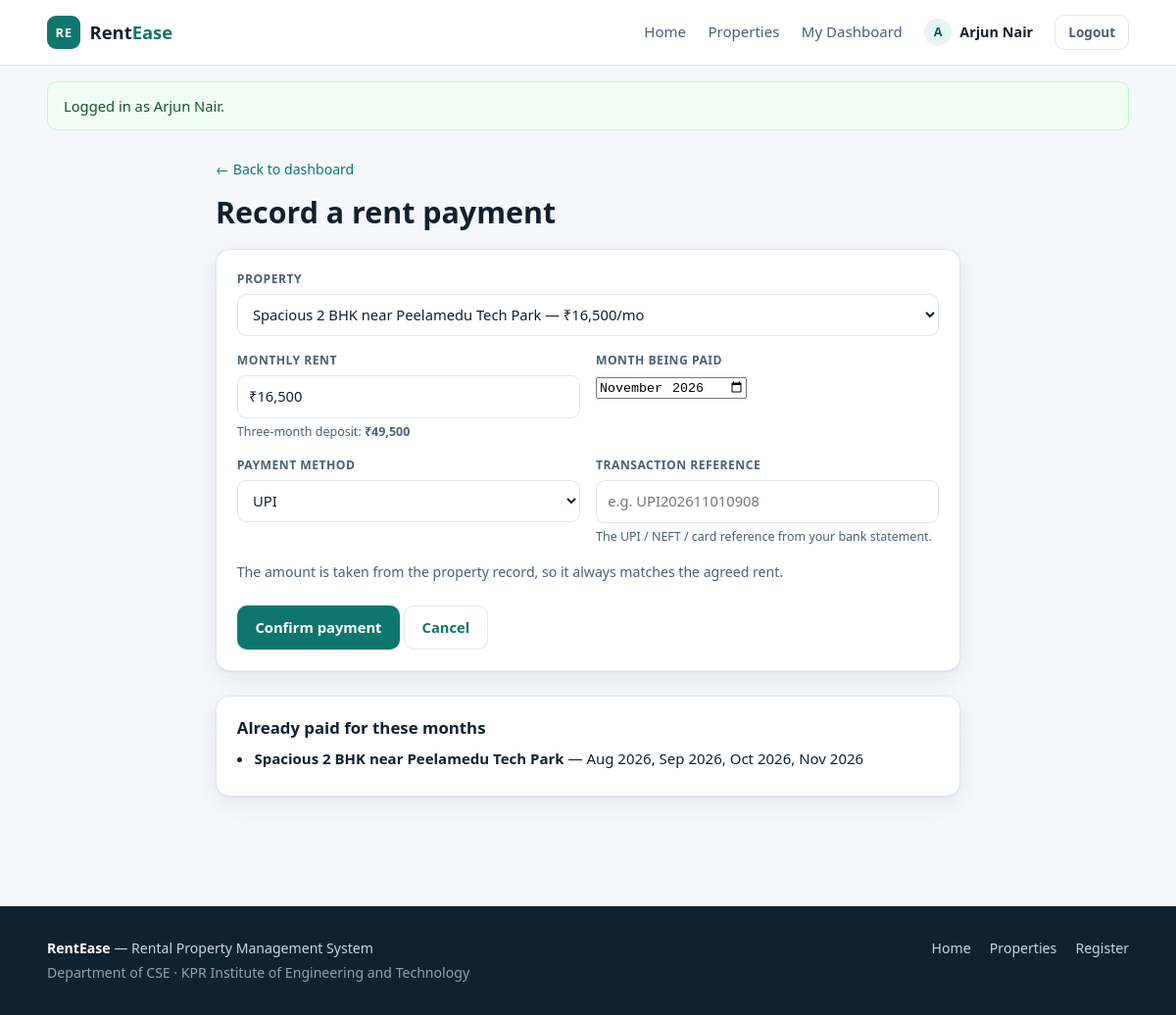
Page /pay_rent.php (signed in) on the committed database.
### tables this page shows
CREATE TABLE properties (
    property_id   INT AUTO_INCREMENT PRIMARY KEY,
    owner_id      INT NOT NULL,
    title         VARCHAR(120) NOT NULL,
    description   TEXT,
    property_type ENUM('Apartment','Independent House','Villa','PG / Hostel','Studio') NOT NULL,
    bhk           TINYINT NOT NULL,
    city          VARCHAR(60) NOT NULL,
    locality      VARCHAR(80) NOT NULL,
    address       VARCHAR(200) NOT NULL,
    rent_amount   DECIMAL(10,2) NOT NULL,
    deposit       DECIMAL(10,2) NOT NULL DEFAULT 0,
    area_sqft     INT NOT NULL,
    furnishing    ENUM('Unfurnished','Semi-Furnished','Fully-Furnished') NOT NULL,
    available_from DATE NOT NULL,
    status        ENUM('available','occupied','inactive') NOT NULL DEFAULT 'available',
    cover_image   VARCHAR(200),
    created_at    TIMESTAMP DEFAULT CURRENT_TIMESTAMP,
    CONSTRAINT fk_prop_owner FOREIGN KEY (owner_id)
        REFERENCES users(user_id) ON DELETE CASCADE,
    INDEX idx_city     (city),
    INDEX idx_rent     (rent_amount),
    INDEX idx_bhk      (bhk),
    INDEX idx_status   (status)
);

### config/db.php (called while the page is built, shortened)
<?php
function db(): PDO
{
    static $pdo = null;
    if ($pdo instanceof PDO) {
        return $pdo;
    }
    if (USE_MYSQL) {
        try {
            $dsn = sprintf('mysql:host=%s;port=%d;dbname=%s;charset=utf8mb4',
                DB_HOST, DB_PORT, DB_NAME);
            $pdo = new PDO($dsn, DB_USER, DB_PASS, [
                PDO::ATTR_ERRMODE            => PDO::ERRMODE_EXCEPTION,
                PDO::ATTR_DEFAULT_FETCH_MODE => PDO::FETCH_ASSOC,
                PDO::ATTR_EMULATE_PREPARES   => false,
            ]);
            return $pdo;
        } catch (PDOException $e) {
        }
    }
    $pdo = sqlite_connect();
    return $pdo;
}

### includes/functions.php (called while the page is built, shortened)
<?php
require_once __DIR__ . '/../config/db.php';
function e(?string $value): string
{
    return htmlspecialchars((string) $value, ENT_QUOTES, 'UTF-8');
}
function money(float|string $amount): string
{
    return '₹' . number_format((float) $amount, 0, '.', ',');
}
function old(string $key, string $default = ''): string
{
    return e($_POST[$key] ?? $default);
}
function month_label(string $date): string
{
    return date('M Y', strtotime($date));
}

### pay_rent.php (the view, shortened to what this page needs)
<?php
require_once __DIR__ . '/includes/functions.php';
$uid = (int) current_user()['user_id'];
$rentals = db()->prepare(
    'SELECT p.property_id, p.title, p.rent_amount, p.deposit
       FROM applications a
       JOIN properties p ON p.property_id = a.property_id
      WHERE a.tenant_id = ? AND a.status = "approved"
      ORDER BY p.title'
);
$rentals->execute([$uid]);
$rentals = $rentals->fetchAll();
$paidMonths = [];
if ($rentals) {
    $s = db()->prepare('SELECT property_id, pay_month FROM payments WHERE tenant_id = ?');
    $s->execute([$uid]);
    foreach ($s->fetchAll() as $row) {
        $paidMonths[$row['property_id']][] = $row['pay_month'];
    }
}
$defaultProp = (int) ($_POST['property_id'] ?? ($rentals[0]['property_id'] ?? 0));
$defaultRent = 0.0;
foreach ($rentals as $r) {
    if ((int) $r['property_id'] === $defaultProp) {
        $defaultRent = (float) $r['rent_amount'];
    }
}
require __DIR__ . '/includes/header.php';
?>
<section class="section" style="padding-top:1.8rem">
  <div class="wrap" style="max-width:760px">
    <p class="muted"><a href="tenant_dashboard.php">← Back to dashboard</a></p>
    <h1>Record a rent payment</h1>
    <?php if (!$rentals): ?>
      <div class="panel empty">
        <strong>No approved rentals</strong>
        Rent can be recorded only for a property whose application the owner approved.
        <p style="margin-top:1rem"><a class="btn" href="properties.php">Browse properties</a></p>
      </div>
    <?php else: ?>
      <form class="panel" method="post" action="pay_rent.php" data-validate>
        <div class="form-grid">
          <div class="field full">
            <label for="property_id">Property</label>
            <select id="property_id" name="property_id" required>
              <?php foreach ($rentals as $r): ?>
                <option value="<?= (int) $r['property_id'] ?>"
                        <?= (int) $r['property_id'] === $defaultProp ? 'selected' : '' ?>>
                  <?= e($r['title']) ?> — <?= money($r['rent_amount']) ?>/mo
                </option>
              <?php endforeach; ?>
            </select>
          </div>
          <div class="field">
            <label for="rent_amount">Monthly rent</label>
            <input type="text" id="rent_amount" name="rent_amount"
                   value="<?= money($defaultRent) ?>" readonly>
            <div class="hint">Three-month deposit:
              <strong id="depositPreview"><?= money($defaultRent * 3) ?></strong></div>
          </div>
          <div class="field">
            <label for="pay_month">Month being paid</label>
            <input type="month" id="pay_month" name="pay_month"
                   value="<?= e($_POST['pay_month'] ?? date('Y-m')) ?>" required>
          </div>
          <div class="field">
            <label for="method">Payment method</label>
            <select id="method" name="method" required>
              <?php foreach (['UPI', 'Net Banking', 'Card', 'Cash'] as $m): ?>
                <option value="<?= $m ?>" <?= ($_POST['method'] ?? '') === $m ? 'selected' : '' ?>>
                  <?= $m ?></option>
              <?php endforeach; ?>
            </select>
          </div>
          <div class="field">
            <label for="txn_ref">Transaction reference</label>
            <input type="text" id="txn_ref" name="txn_ref" maxlength="40"
                   value="<?= old('txn_ref') ?>" placeholder="e.g. UPI202611010908" required>
            <div class="hint">The UPI / NEFT / card reference from your bank statement.</div>
          </div>
        </div>
        <p class="muted" style="margin-top:1rem">
          The amount is taken from the property record, so it always matches the agreed rent.
        </p>
        <button class="btn" type="submit" style="margin-top:.6rem">Confirm payment</button>
        <a class="btn btn-ghost" href="tenant_dashboard.php">Cancel</a>
      </form>
      <div class="panel">
        <h2 style="font-size:1.05rem">Already paid for these months</h2>
        <ul style="margin:0;padding-left:1.1rem">
          <?php foreach ($rentals as $r): ?>
            <?php $months = $paidMonths[$r['property_id']] ?? []; ?>
            <li style="margin-bottom:.3rem">
              <strong><?= e($r['title']) ?></strong> —
              <?= $months ? implode(', ', array_map('month_label', $months)) : 'no payments yet' ?>
            </li>
          <?php endforeach; ?>
        </ul>
      </div>
    <?php endif; ?>
  </div>
</section>
<?php require __DIR__ . '/includes/footer.php'; ?>

### assets/css/style.css (style rules this page uses)
:root { --ink:#12202e; --ink-soft:#4b6076; --line:#dfe6ee; --bg:#f5f7fb; --card:#ffffff; --brand:#0f766e; --brand-dark:#0b5c56; --brand-tint:#e6f4f2; --amber:#b45309; --red:#b91c1c; --green:#15803d; --shadow:0 1px 2px rgba(18,32,46,.06), 0 8px 24px rgba(18,32,46,.07); --radius:14px; }
* { box-sizing:border-box }
body { margin:0; font-family:"Segoe UI", Roboto, "Helvetica Neue", Arial, sans-serif; font-size:15px; line-height:1.55; color:var(--ink); background:var(--bg); }
a { color:var(--brand);text-decoration:none }
h1,h2,h3 { line-height:1.25;margin:0 0 .6em }
h1 { font-size:1.9rem }
h2 { font-size:1.35rem }
p { margin:0 0 1em }
.muted { color:var(--ink-soft);font-size:.88rem }
.wrap { width:min(1140px, 92vw);margin-inline:auto }
.btn { display:inline-flex;align-items:center;justify-content:center;gap:.4rem; padding:.62rem 1.1rem;border:1px solid transparent;border-radius:10px; font:inherit;font-weight:600;font-size:.92rem;cursor:pointer; background:var(--brand);color:#fff;transition:background .15s ease, transform .05s ease; }
.btn-ghost { background:transparent;color:var(--brand);border-color:var(--line) }
.field label { display:block;font-size:.76rem;font-weight:700;text-transform:uppercase; letter-spacing:.04em;color:var(--ink-soft);margin-bottom:.3rem }
input[type=text],input[type=email],input[type=password],input[type=tel], input[type=number],input[type=date],input[type=search],select,textarea { width:100%;padding:.6rem .7rem;border:1px solid var(--line);border-radius:9px; font:inherit;font-size:.92rem;color:var(--ink);background:#fff; }
.form-grid { display:grid;grid-template-columns:1fr 1fr;gap:1rem }
.form-grid .full { grid-column:1 / -1 }
.hint { font-size:.78rem;color:var(--ink-soft);margin-top:.25rem }
.section { padding:2.4rem 0 }
.panel { background:var(--card);border:1px solid var(--line);border-radius:var(--radius); padding:1.3rem;box-shadow:var(--shadow);margin-bottom:1.6rem }

### rows in the picture
properties: rent_amount "₹16,500", money($defaultRent*3) "₹49,500", title "Spacious 2 BHK near Peelamedu Tech Park", property_id "Aug 2026, Sep 2026, Oct 2026, Nov 2026"

### other values in the picture
substr(current_user()['full_name'], 0, 1) "A"
current_user()['full_name'] "Arjun Nair"
$flashes['msg'] "Logged in as Arjun Nair."
form field property_id "Spacious 2 BHK near Peelamedu Tech Park — ₹16,500/mo"
form field method "UPI"
